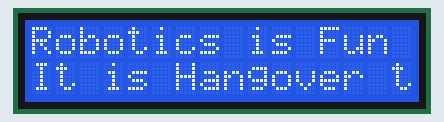
A sketch run on a simulated Arduino Uno, built with avr-gcc and run on an emulated ATmega328P. Shown: 16×2 character LCD.

Above: at 0.1 s.
At 1.2 s:
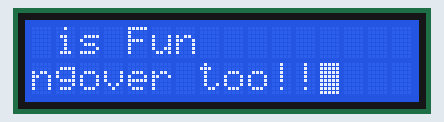
At 2.2 s:
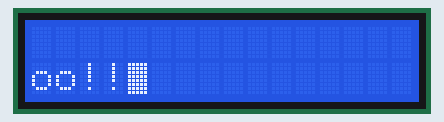
At 3.3 s:
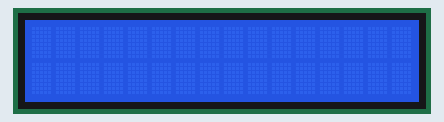
At 4.3 s:
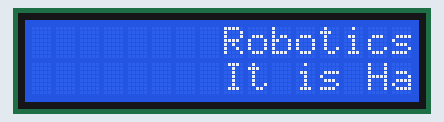

The sketch:

lcd_display.ino
```cpp
#include <LiquidCrystal_I2C.h>
LiquidCrystal_I2C lcd(0X27, 16, 2);

void setup() {
  // put your setup code here, to run once:
lcd.init();
lcd.backlight();
}

void loop() {
  // put your main code here, to run repeatedly:
lcd.setCursor(0, 0);
lcd.leftToRight();
lcd.print("Robotics is Fun");
lcd.cursor_on();
lcd.setCursor(0, 1);
lcd.print("It is Hangover too!!");
lcd.autoscroll();
delay(1000);
lcd.setCursor(0, 2);
lcd.print("Coding is Fun");
lcd.blink_on();
//lcd.noBacklight();
}
```

Measured:
- by itself, everything shown: repeats every 5.2 s, in 10 steps
- what the display in image 1 shows lasts 1.1 s, from 1.1 s to 2.2 s
